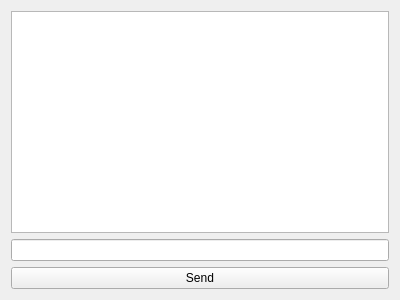
<?xml version="1.0" encoding="UTF-8"?>
<ui version="4.0">
 <class>ChatWindow</class>
 <widget class="QWidget" name="ChatWindow">
  <property name="geometry">
   <rect>
    <x>0</x>
    <y>0</y>
    <width>400</width>
    <height>300</height>
   </rect>
  </property>
  <property name="windowTitle">
   <string>ChatWindow</string>
  </property>
  <layout class="QVBoxLayout" name="verticalLayout">
   <item>
    <widget class="QListWidget" name="listWidget"/>
   </item>
   <item>
    <widget class="QLineEdit" name="messageLineEdit"/>
   </item>
   <item>
    <widget class="QPushButton" name="sendPushButton">
     <property name="text">
      <string>Send</string>
     </property>
    </widget>
   </item>
  </layout>
 </widget>
 <resources/>
 <connections/>
</ui>
